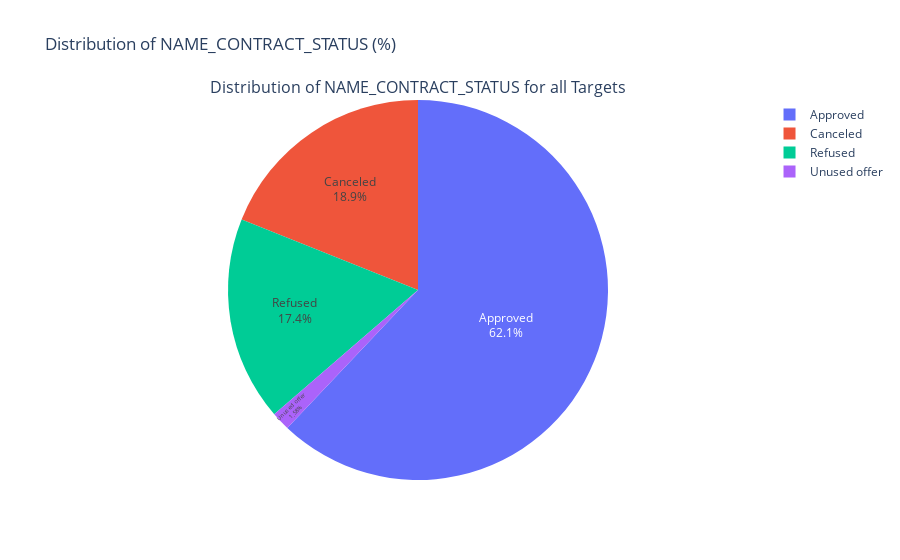

The code cell stored with this chart in its notebook:
### Code cell
plot_categorical_variables_pie(prev_application_df, "NAME_CONTRACT_STATUS", plot_defaulter=False)

### Figure 1 — Plotly figure (JSON) as saved in the notebook; plotly's stock layout.template omitted (floating-point values rounded to 4 significant figures)
{"data": [{"domain": {"x": [0, 1], "y": [0, 1]}, "hole": 0, "labels": ["Approved", "Canceled", "Refused", "Unused offer"], "textinfo": "label+percent", "textposition": "inside", "type": "pie", "values": [1036781, 316319, 290678, 26436]}], "layout": {"annotations": [{"font": {"size": 16}, "showarrow": false, "text": "Distribution of NAME_CONTRACT_STATUS for all Targets", "x": 0.5, "xanchor": "center", "xref": "paper", "y": 1, "yanchor": "bottom", "yref": "paper"}], "autosize": true, "title": {"text": "Distribution of NAME_CONTRACT_STATUS (%)"}}}
